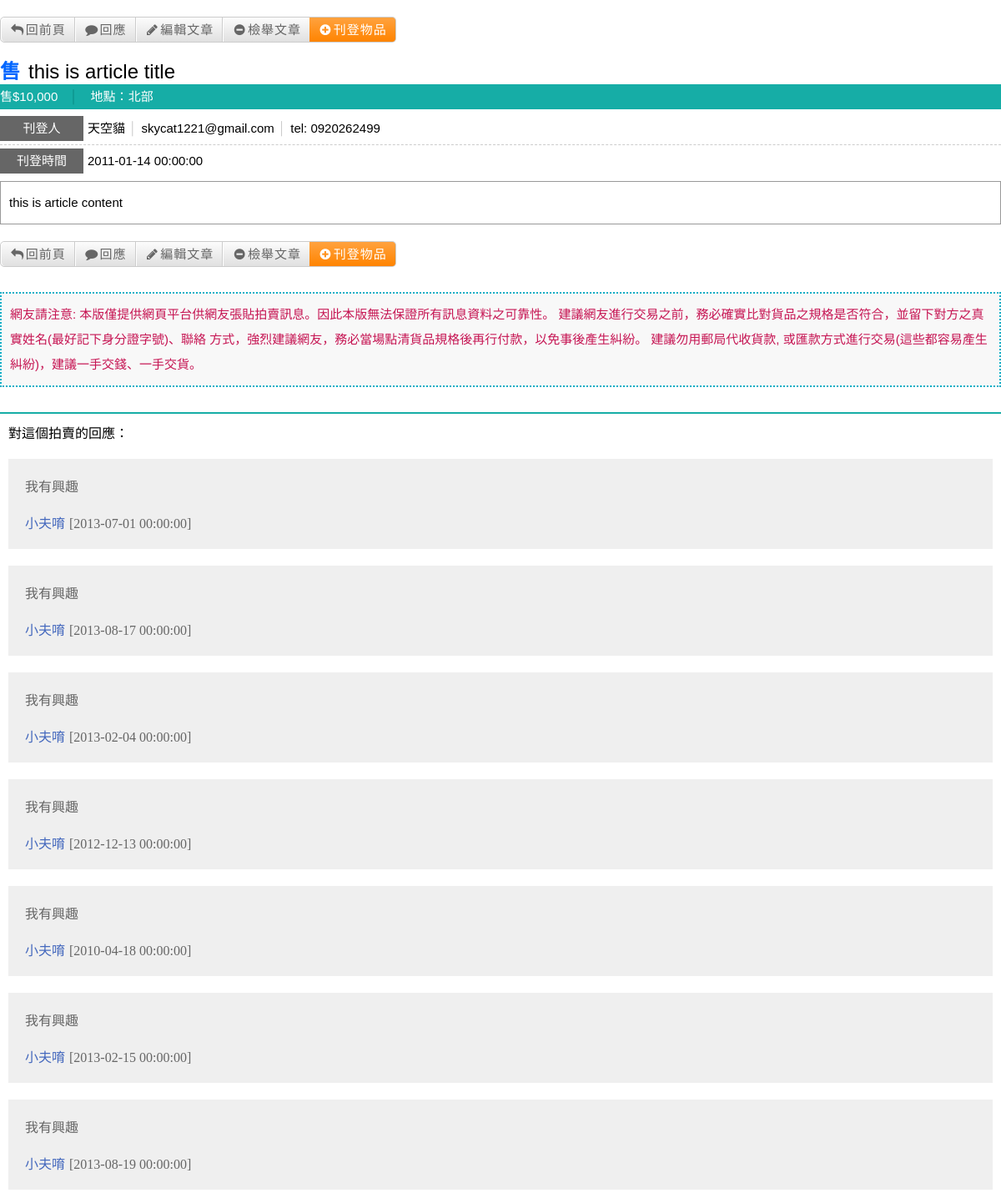
Page /sh_article.php?article_id=1 on the committed database.
### tables this page shows
CREATE TABLE IF NOT EXISTS `tblArticle` (
  `article_id` int(10) unsigned NOT NULL AUTO_INCREMENT,
  `user_id` int(10) unsigned NOT NULL,
  `sh_sub_category_id` int(10) unsigned NOT NULL,
  `article_title` varchar(128) DEFAULT NULL,
  `article_content` text,
  `article_sh_trade_status` int(10) unsigned NOT NULL,
  `article_sh_price` int(10) unsigned NOT NULL,
  `article_sh_area` int(10) unsigned NOT NULL,
  `article_email` varchar(254) DEFAULT NULL,
  `article_phone_number` char(10) DEFAULT NULL,
  `article_img_url1` varchar(2000) DEFAULT NULL,
  `article_img_url2` varchar(2000) DEFAULT NULL,
  `article_create_time` datetime NOT NULL,
  `article_update_time` datetime NOT NULL,
  PRIMARY KEY (`article_id`)
);

CREATE TABLE IF NOT EXISTS `tblReply` (
  `reply_id` int(10) unsigned NOT NULL AUTO_INCREMENT,
  `article_id` int(10) unsigned NOT NULL,
  `user_id` int(10) unsigned NOT NULL,
  `reply_content` text NOT NULL,
  `reply_create_time` datetime NOT NULL,
  `reply_update_time` datetime NOT NULL,
  PRIMARY KEY (`reply_id`)
);

### common.inc.php (called while the page is built, shortened)
<?php
require_once("shdb.inc.php");
$area_names = array(1 => "北部", 2 => "中部", 3 => "南部", 4 => "花東", 5 => "離島", 9 => "其他");
$trade_status_names = array(1 => "售", 2 => "徵", 3 => "交換", 4 => "團購");
?>

### shdb.inc.php (called while the page is built, shortened)
<?php
class DB {
	private static $_db;
	private function __construct() {
		try {
			self::$_db = new PDO("mysql:host=localhost;dbname=dcview;charset=UTF8", "root", "9999");
			self::$_db->setAttribute(PDO::ATTR_ERRMODE, PDO::ERRMODE_EXCEPTION);
		} catch (PDOException $e) {
			echo "Connection failed: ".$e->getMessage();
		}
	}
	public static function getPDO() {
		return self::$_db;
	}
}
class RecordModel {
	private $_fields = array();
	private $_tableReference = "";
	private $_whereCond = "";
	public function __construct($table_name) {
		$this->_tableReference = $table_name;
	}
	public function read() {
		if (is_array($this->_fields) && count($this->_fields) > 0) {
			$fields = implode(",", $this->_fields);
		} else {
			$fields = "*";
		}
		$where_clause = "1 = 1";
		if (is_array($this->_whereCond) && count($this->_whereCond) > 0) {
			$where_clause = implode(" AND ", array_keys($this->_whereCond));
		}
		$sql = array();
		array_push($sql, "SELECT", $fields, "FROM", $this->_tableReference, "WHERE", $where_clause);
		try {
			$ps = DB::getPDO()->prepare(implode(" ", $sql));
			$ps->execute(array_values($this->_whereCond));
			return $ps->fetchAll(PDO::FETCH_ASSOC);
		} catch (PDOException $e) {
			echo $e->getMessage();
		}
	}
	public function initReadSQL($fields, $where_cond = "", $table_reference = "", $order_by_clause = "", $limit = "", $offset = "") {
		$this->_fields = $fields;
		if ($where_cond !== "") {
			$this->_whereCond = $where_cond;
		}
		$this->_orderByClause = $order_by_clause;
		$this->_limit = $limit;
	}
}
?>

### sh_article.php (the view, shortened to what this page needs)
<?php
require_once("common.inc.php");
$fields = array("article_id", "content", "submit");
$post_data = array_intersect_key($_POST, array_fill_keys($fields, null));
if (isset($_GET["article_id"])) {
	$article_id = (int)$_GET["article_id"];
	$ta = new TblArticle();
	$fields = array("*");
	$where_cond = array("article_id = ?" => $article_id);
	$ta->initReadSQL($fields, $where_cond);
	$article_record = $ta->read();
	if (count($article_record) == 1) {
		$article_record = $article_record[0];
	} else {
		exit();
	}
} else if (count($post_data) == count($fields)) {
	$article_id = (int)$post_data["article_id"];
	$now = date("Y-m-d H:i:s");
	if ($post_data["submit"] == "reply") {
		$record = array(
			"article_id" => $article_id,
			"user_id" => 1,
			"reply_content" => htmlentities(str_replace("<br>", "\n", $post_data["content"])),
			"reply_create_time" => $now,
			"reply_update_time" => $now,
		);
		$tr = new TblReply();
		$tr->create($record);
	} else if ($post_data["submit"] == "edit") {
		$record = array(
			"article_content" => htmlentities(str_replace("<br>", "\n", $post_data["content"])),
			"article_update_time" => $now,
		);
		$where_cond = array("article_id = ?" => $article_id);
		$ta = new TblArticle();
		$ta->update($record, $where_cond);
	} else if ($post_data["submit"] == "report") {
		$record = array(
			"article_id" => $article_id,
			"user_id" => 1,
			"report_comment" => htmlentities($post_data["content"]),
			"report_create_time" => $now,
		);
		$tr = new TblReport();
		$tr->create($record);
	} else {
	}
	header("Location: {$_SERVER["PHP_SELF"]}?article_id=$article_id");
	exit();
} else {
	exit();
}
?>
<!DOCTYPE html PUBLIC "-//W3C//DTD XHTML 1.0 Transitional//EN" "http://www.w3.org/TR/xhtml1/DTD/xhtml1-transitional.dtd">
<html xmlns="http://www.w3.org/1999/xhtml">
<head>
<link rel="stylesheet" href="css/kickstart.css" media="all" />
<link rel="stylesheet" href="css/form_style.css" media="all" />
<link rel="stylesheet" href="css/magnific-popup.css">
</head>
<body>
<div class="button_style">
<ul class="button-bar">
<li><a href="<?php echo (isset($_SERVER["HTTP_REFERER"])) ? $_SERVER["HTTP_REFERER"]: "sh_list.php"; ?>"><i class="icon-reply"></i>回前頁</a></li>
<li><a href="#reply-popup" class="open-reply-popup-link"><i class="icon-comment"></i>回應</a></li>
<li><a href="#edit-popup" class="open-edit-popup-link"><i class="icon-pencil"></i>編輯文章</a></li>
<li><a href="#report-popup" class="open-report-popup-link"><i class=" icon-minus-sign"></i>檢舉文章</a></li>
<li class="last"><a href="sh_post.php"><i class="icon-plus-sign"></i>刊登物品</a></li>
</ul>
</div>
<div class="p_content">
<h3><span><?php echo $trade_status_names[$article_record["article_sh_trade_status"]]; ?></span><?php echo $article_record["article_title"]; ?></h3>
<ul class="title">
<li>售$<?php echo number_format($article_record["article_sh_price"]); ?><span class="symbo2">│</span></li>
<li>地點：<?php echo $area_names[$article_record["article_sh_area"]]; ?></li>
</ul>
<div class="title01">
<ul>
<li class="po">刊登人</li>
<li>天空貓<span class="symbol">│</span></li>
<li>skycat1221@gmail.com<span class="symbol">│</span></li>
<li>tel: 0920262499</li>
</ul>
</div>
<div class="title01_1">
<ul>
<li class="po">刊登時間</li>
<li><?php echo $article_record["article_create_time"]; ?></li>
</ul>
</div>
<div class="title02">
<p><?php echo str_replace("\n", "<br>", $article_record["article_content"]); ?></p>
</div>
<div class="button_style">
<ul class="button-bar">
<li><a href="<?php echo (isset($_SERVER["HTTP_REFERER"])) ? $_SERVER["HTTP_REFERER"]: "sh_list.php"; ?>"><i class="icon-reply"></i>回前頁</a></li>
<li><a href="#reply-popup" class="open-reply-popup-link"><i class="icon-comment"></i>回應</a></li>
<li><a href="#edit-popup" class="open-edit-popup-link"><i class="icon-pencil"></i>編輯文章</a></li>
<li><a href="#report-popup" class="open-report-popup-link"><i class=" icon-minus-sign"></i>檢舉文章</a></li>
<li class="last"><a href="sh_post.php"><i class="icon-plus-sign"></i>刊登物品</a></li>
</ul>
</div>
<div class="title03">
<p>網友請注意:
本版僅提供網頁平台供網友張貼拍賣訊息。因此本版無法保證所有訊息資料之可靠性。
建議網友進行交易之前，務必確實比對貨品之規格是否符合，並留下對方之真實姓名(最好記下身分證字號)、聯絡 方式，強烈建議網友，務必當場點清貨品規格後再行付款，以免事後產生糾紛。
建議勿用郵局代收貨款, 或匯款方式進行交易(這些都容易產生糾紛)，建議一手交錢、一手交貨。</p>
</div>
<div class="title04">
<span>對這個拍賣的回應：</span>
<?php
$tr = new TblReply();
$fields = array("user_id", "reply_content", "reply_create_time");
$where_cond = array("article_id = ?" => $article_id);
$tr->initReadSQL($fields, $where_cond);
$reply_list = $tr->read();
foreach ($reply_list as $value) {
?>
<ul>
<li class="first"><?php echo str_replace("\n", "<br>", $value["reply_content"]); ?></li>
<li>小夫唷<span>[<?php echo $value["reply_create_time"]; ?>]</span></li>
</ul>
<?php
}
?>
</div>
</div>
</body>
</html>

### css/kickstart.css (style rules this page uses)
* { -webkit-box-sizing: border-box; -moz-box-sizing: border-box; box-sizing: border-box; }
a { color:#6e6e6e; text-decoration:none; letter-spacing:1px; }
a [class^="icon-"] { color:inherit;text-decoration:none; }
h1,h2,h3,h4,h5,h6 { font-weight:bold; line-height:140%; }
h3 { font:24px/30px "微軟正黑體", Arial, Helvetica, sans-serif; color:#000; }
h3 span { color:#06F; padding-right:10px; font-weight:bold; }
p { margin:10px 0; }
ul, ol { padding:0; margin:0 0 20px 25px; }
li { padding:5px 0; margin:0; }

### css/form_style.css (style rules this page uses)
.p_content { margin-top:20px; }
.p_content ul.title { height:30px; background-color:#16ADA6; color:#FFF; font:15px/30px "微軟正黑體", Arial, Helvetica, sans-serif; margin-bottom:8px; }
.p_content ul.title span.symbo2 { color:#0b8c86; padding:0 15px; }
.p_content ul.title li { float:left; }
.p_content .title01 { height:35px; margin-top:4px; border-bottom:1px #CCCCCC dashed; }
.p_content .title01 ul { height:30px; }
.p_content .title01 ul li { float:left; height:30px; font:15px/30px "微軟正黑體", Arial, Helvetica, sans-serif; }
.p_content .title01 ul li.po { width:100px; height:30px; background-color:#666; color:#FFF; text-align:center; margin-right:5px; }
.p_content .title01 ul li span.symbol { color:#CCC; padding:0 5px; }
.p_content .title01_1 { height:35px; margin-top:4px; }
.p_content .title01_1 ul { height:30px; }
.p_content .title01_1 ul li { float:left; height:30px; font:15px/30px "微軟正黑體", Arial, Helvetica, sans-serif; }
.p_content .title01_1 ul li.po { width:100px; height:30px; background-color:#666; color:#FFF; text-align:center; margin-right:5px; }
.p_content .title02 { margin-top:4px; border:1px solid #999; padding:10px 10px; }
.p_content .title02 p { font:15px/30px "微軟正黑體", Arial, Helvetica, sans-serif; }
.p_content .title03 { margin-top:30px; padding:10px 10px; color:#c61553; background-color:#f8f8f8; border:2px dotted #0caec6; }
.p_content .title03 p { font:15px/30px "微軟正黑體", Arial, Helvetica, sans-serif; }
.p_content .title04 { margin-top:30px; padding:10px 10px; border-top:2px solid #16ADA6; }
.p_content .title04 ul { height:auto; margin-top:20px; background-color:#EFEFEF; padding:20px 20px; }
.p_content .title04 ul li.first { padding-bottom:20px;color:#666; }
.p_content .title04 ul li { color:#4468BD; }
.p_content .title04 ul li span { color:#666; padding-left:5px; }
.button_style { margin-top:20px; }

### css/kickstart-forms.css (style rules this page uses)
input[type="text"], textarea, button, a.button, a, input[type="file"] { -moz-transition: -moz-box-shadow 0.5s, border 0.5s, background 0.5s; -webkit-transition: -webkit-box-shadow 0.5s, border 0.5s, background 0.5s; -o-transition: box-shadow 0.5s, border 0.5s, background 0.5s; transition: box-shadow 0.5s, border 0.5s, background 0.5s; }

### rows in the picture
tblarticle: article_sh_trade_status "售", article_title "this is article title", article_sh_price "10,000", article_sh_area "北部", article_create_time "2011-01-14 00:00:00", article_content "this is article content"
tblreply: reply_content "我有興趣", reply_create_time "2013-07-01 00:00:00"
tblreply: reply_content "我有興趣", reply_create_time "2013-08-17 00:00:00"
tblreply: reply_content "我有興趣", reply_create_time "2013-02-04 00:00:00"
tblreply: reply_content "我有興趣", reply_create_time "2012-12-13 00:00:00"
tblreply: reply_content "我有興趣", reply_create_time "2010-04-18 00:00:00"
tblreply: reply_content "我有興趣", reply_create_time "2013-02-15 00:00:00"
tblreply: reply_content "我有興趣", reply_create_time "2013-08-19 00:00:00"
